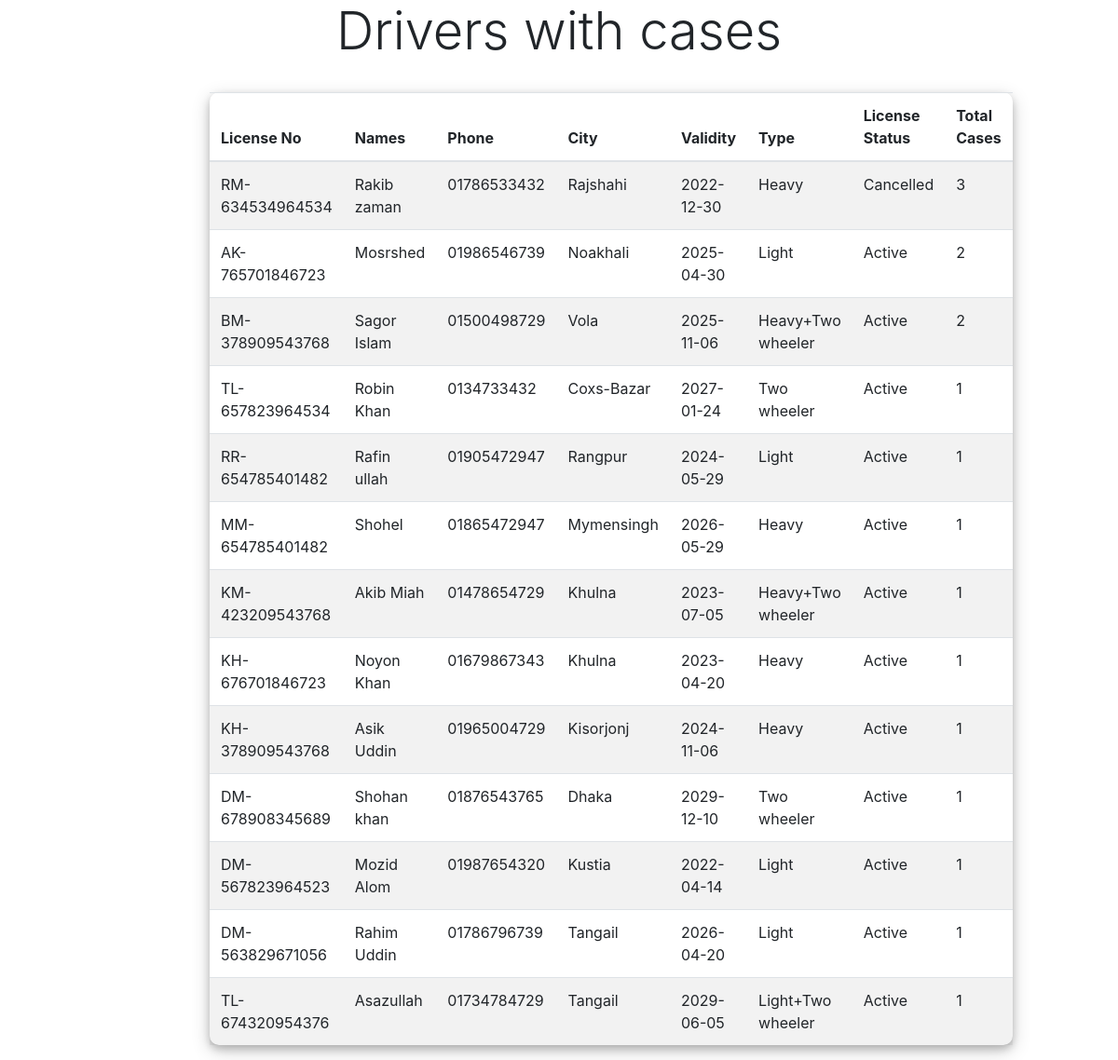
Screenshot of /drivercase.php with the database file from the repository.
### tables this page shows
CREATE TABLE `driver` (
  `License_No` varchar(15) NOT NULL,
  `Names` varchar(20) DEFAULT NULL,
  `Phone` varchar(20) DEFAULT NULL,
  `City` varchar(20) DEFAULT NULL,
  `Area` varchar(20) DEFAULT NULL,
  `House` int(11) DEFAULT NULL,
  `Zip` int(11) DEFAULT NULL,
  `Blood_Group` varchar(20) DEFAULT NULL,
  `Validity` date DEFAULT NULL,
  `Type` varchar(50) DEFAULT NULL,
  `License_Status` varchar(20) DEFAULT NULL,
  `Total_Cases` int(11) DEFAULT 0
);

### Subquery/drivercase.php (called while the page is built)
<?php
include "DB_connect.php";
$sql = "SELECT License_No,Names,Phone,City,Validity,Type,License_Status,Total_Cases
FROM driver
WHERE Total_Cases > 0
ORDER BY Total_Cases DESC;";
$result = mysqli_query($conn, $sql);

### drivercase.php (the view, shortened to what this page needs)
<?php include "Subquery/drivercase.php"; ?>
<!DOCTYPE html>
<html>
<head>
	<link rel="stylesheet" href="https://maxcdn.bootstrapcdn.com/bootstrap/4.0.0/css/bootstrap.min.css">
    <link rel="stylesheet" href="css/style.css">
</head>
<body>
	<div class="container">
		<div class="box">
			<h4 class="display-4 text-center">Drivers with cases</h4><br>
			<?php if (mysqli_num_rows($result)) { ?>
			<table class="table table-striped">
			  <thead>
			    <tr>
			      <th scope="col">License No </th>
                  <th scope="col">Names </th>
                  <th scope="col">Phone </th>
                  <th scope="col">City </th>
                  <th scope="col">Validity</th>
                  <th scope="col">Type </th>
                  <th scope="col">License Status</th>
                  <th scope="col">Total Cases </th>
			    </tr>
			  </thead>
			  <tbody>
			  	<?php
			  	   while($rows = mysqli_fetch_assoc($result)){
			  	 ?>
			    <tr>
			      <td><?=$rows['License_No']?></td>
			      <td><?=$rows['Names']; ?></td>
                  <td><?=$rows['Phone']?></td>
                  <td><?=$rows['City']?></td>
                  <td><?=$rows['Validity']; ?></td>
                  <td><?=$rows['Type']?></td>
                  <td><?=$rows['License_Status']?></td>
                  <td><?=$rows['Total_Cases']?></td>
			    </tr>
			    <?php } ?>
			  </tbody>
			</table>
			<?php } ?>
		</div>
	</div>
</body>
</html>

### css/style.css (style rules this page uses)
.container { min-height: 100vh; display: flex; justify-content: center; align-items: center; flex-direction: column; }
.box { width: 750px; }
.container table { padding: 20px; border-radius: 10px; box-shadow: 0 4px 8px 0 rgba(0, 0, 0, 0.2), 0 6px 20px 0 rgba(0, 0, 0, 0.19); }

### rows the page displays
driver: License_No "RM-634534964534", Names "Rakib zaman", Phone "01786533432", City "Rajshahi", Validity "2022-12-30", Type "Heavy", License_Status "Cancelled", Total_Cases "3"
driver: License_No "AK-765701846723", Names "Mosrshed", Phone "01986546739", City "Noakhali", Validity "2025-04-30", Type "Light", License_Status "Active", Total_Cases "2"
driver: License_No "BM-378909543768", Names "Sagor Islam", Phone "01500498729", City "Vola", Validity "2025-11-06", Type "Heavy+Two wheeler", License_Status "Active", Total_Cases "2"
driver: License_No "TL-657823964534", Names "Robin Khan", Phone "0134733432", City "Coxs-Bazar", Validity "2027-01-24", Type "Two wheeler", License_Status "Active", Total_Cases "1"
driver: License_No "RR-654785401482", Names "Rafin ullah", Phone "01905472947", City "Rangpur", Validity "2024-05-29", Type "Light", License_Status "Active", Total_Cases "1"
driver: License_No "MM-654785401482", Names "Shohel", Phone "01865472947", City "Mymensingh", Validity "2026-05-29", Type "Heavy", License_Status "Active", Total_Cases "1"
driver: License_No "KM-423209543768", Names "Akib Miah", Phone "01478654729", City "Khulna", Validity "2023-07-05", Type "Heavy+Two wheeler", License_Status "Active", Total_Cases "1"
driver: License_No "KH-676701846723", Names "Noyon Khan", Phone "01679867343", City "Khulna", Validity "2023-04-20", Type "Heavy", License_Status "Active", Total_Cases "1"
driver: License_No "KH-378909543768", Names "Asik Uddin", Phone "01965004729", City "Kisorjonj", Validity "2024-11-06", Type "Heavy", License_Status "Active", Total_Cases "1"
driver: License_No "DM-678908345689", Names "Shohan khan", Phone "01876543765", City "Dhaka", Validity "2029-12-10", Type "Two wheeler", License_Status "Active", Total_Cases "1"
driver: License_No "DM-567823964523", Names "Mozid Alom", Phone "01987654320", City "Kustia", Validity "2022-04-14", Type "Light", License_Status "Active", Total_Cases "1"
driver: License_No "DM-563829671056", Names "Rahim Uddin", Phone "01786796739", City "Tangail", Validity "2026-04-20", Type "Light", License_Status "Active", Total_Cases "1"
driver: License_No "TL-674320954376", Names "Asazullah", Phone "01734784729", City "Tangail", Validity "2029-06-05", Type "Light+Two wheeler", License_Status "Active", Total_Cases "1"
